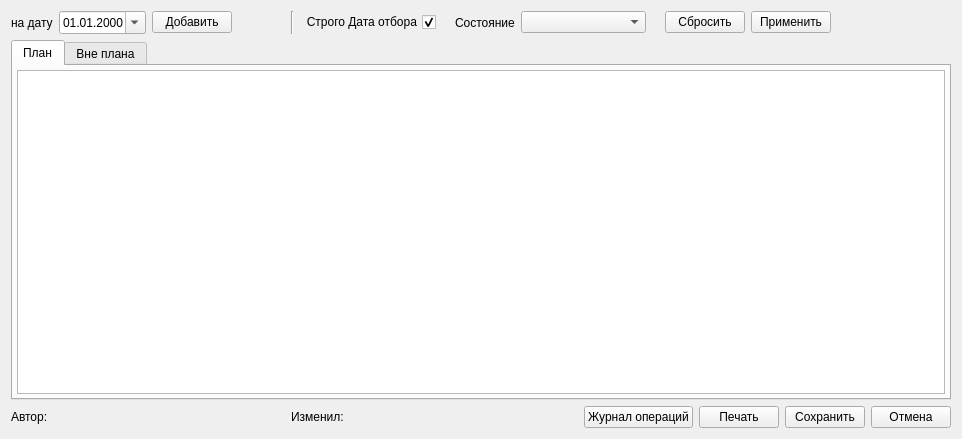
<?xml version="1.0" encoding="UTF-8"?>
<ui version="4.0">
 <class>PlanOperatingDayPage</class>
 <widget class="QWidget" name="PlanOperatingDayPage">
  <property name="geometry">
   <rect>
    <x>0</x>
    <y>0</y>
    <width>962</width>
    <height>439</height>
   </rect>
  </property>
  <property name="windowTitle">
   <string>План операционного дня</string>
  </property>
  <layout class="QGridLayout" name="gridLayout">
   <item row="0" column="0" colspan="2">
    <layout class="QHBoxLayout" name="horizontalLayout">
     <item>
      <widget class="QLabel" name="label">
       <property name="sizePolicy">
        <sizepolicy hsizetype="Fixed" vsizetype="Preferred">
         <horstretch>0</horstretch>
         <verstretch>0</verstretch>
        </sizepolicy>
       </property>
       <property name="text">
        <string>на дату</string>
       </property>
      </widget>
     </item>
     <item>
      <widget class="CDateEdit" name="edtOperatingPlanDate">
       <property name="sizePolicy">
        <sizepolicy hsizetype="Fixed" vsizetype="Fixed">
         <horstretch>0</horstretch>
         <verstretch>0</verstretch>
        </sizepolicy>
       </property>
       <property name="displayFormat">
        <string>dd.MM.yyyy</string>
       </property>
       <property name="calendarPopup">
        <bool>true</bool>
       </property>
      </widget>
     </item>
     <item>
      <widget class="QPushButton" name="btnAddRecords">
       <property name="text">
        <string>Добавить</string>
       </property>
      </widget>
     </item>
     <item>
      <widget class="QLabel" name="lblOrgStructureName">
       <property name="text">
        <string/>
       </property>
      </widget>
     </item>
     <item>
      <spacer name="horizontalSpacer">
       <property name="orientation">
        <enum>Qt::Horizontal</enum>
       </property>
       <property name="sizeHint" stdset="0">
        <size>
         <width>40</width>
         <height>20</height>
        </size>
       </property>
      </spacer>
     </item>
    </layout>
   </item>
   <item row="0" column="2" colspan="7">
    <layout class="QHBoxLayout" name="horizontalLayout_2">
     <item>
      <widget class="Line" name="lblLine">
       <property name="orientation">
        <enum>Qt::Vertical</enum>
       </property>
      </widget>
     </item>
     <item>
      <widget class="QCheckBox" name="chkStrictDate">
       <property name="toolTip">
        <string>&lt;html&gt;&lt;head/&gt;&lt;body&gt;&lt;p&gt;Включен - строгое соответствие даты назначения действия дате отбора.&lt;/p&gt;&lt;p&gt;Выключен - дата назначения действия меньше или равна дате отбора.&lt;/p&gt;&lt;/body&gt;&lt;/html&gt;</string>
       </property>
       <property name="layoutDirection">
        <enum>Qt::RightToLeft</enum>
       </property>
       <property name="text">
        <string>Строго Дата отбора</string>
       </property>
       <property name="checked">
        <bool>true</bool>
       </property>
      </widget>
     </item>
     <item>
      <widget class="QLabel" name="lblFilter1">
       <property name="text">
        <string/>
       </property>
      </widget>
     </item>
     <item>
      <widget class="QLabel" name="lblActionStatus">
       <property name="text">
        <string>Состояние</string>
       </property>
      </widget>
     </item>
     <item>
      <widget class="CActionStatusComboBox" name="cmbActionStatus">
       <property name="minimumSize">
        <size>
         <width>125</width>
         <height>0</height>
        </size>
       </property>
       <property name="sizeAdjustPolicy">
        <enum>QComboBox::AdjustToMinimumContentsLength</enum>
       </property>
      </widget>
     </item>
     <item>
      <widget class="QLabel" name="lblFilter2">
       <property name="text">
        <string/>
       </property>
      </widget>
     </item>
     <item>
      <widget class="QPushButton" name="btnReset">
       <property name="text">
        <string>Сбросить</string>
       </property>
      </widget>
     </item>
     <item>
      <widget class="QPushButton" name="btnApply">
       <property name="text">
        <string>Применить</string>
       </property>
      </widget>
     </item>
     <item>
      <spacer name="horizontalSpacer_2">
       <property name="orientation">
        <enum>Qt::Horizontal</enum>
       </property>
       <property name="sizeHint" stdset="0">
        <size>
         <width>40</width>
         <height>20</height>
        </size>
       </property>
      </spacer>
     </item>
    </layout>
   </item>
   <item row="2" column="1">
    <widget class="QLabel" name="lblCreateDate">
     <property name="text">
      <string/>
     </property>
    </widget>
   </item>
   <item row="2" column="4">
    <spacer name="horizontalSpacer_3">
     <property name="orientation">
      <enum>Qt::Horizontal</enum>
     </property>
     <property name="sizeHint" stdset="0">
      <size>
       <width>40</width>
       <height>20</height>
      </size>
     </property>
    </spacer>
   </item>
   <item row="2" column="6">
    <widget class="CPrintButton" name="btnOperatingDayPrint">
     <property name="text">
      <string>Печать</string>
     </property>
    </widget>
   </item>
   <item row="2" column="2">
    <widget class="QLabel" name="lblModifyPerson">
     <property name="sizePolicy">
      <sizepolicy hsizetype="Fixed" vsizetype="Preferred">
       <horstretch>0</horstretch>
       <verstretch>0</verstretch>
      </sizepolicy>
     </property>
     <property name="text">
      <string>Изменил: </string>
     </property>
    </widget>
   </item>
   <item row="2" column="3">
    <widget class="QLabel" name="lblModifyDate">
     <property name="text">
      <string/>
     </property>
    </widget>
   </item>
   <item row="2" column="7">
    <widget class="QPushButton" name="btnSave">
     <property name="text">
      <string>Сохранить</string>
     </property>
    </widget>
   </item>
   <item row="1" column="0" colspan="9">
    <widget class="QTabWidget" name="tabWidget">
     <property name="currentIndex">
      <number>0</number>
     </property>
     <widget class="QWidget" name="tabPlanOperatingDay">
      <attribute name="title">
       <string>План</string>
      </attribute>
      <layout class="QGridLayout" name="gridLayout_2">
       <property name="margin">
        <number>4</number>
       </property>
       <property name="spacing">
        <number>4</number>
       </property>
       <item row="0" column="0">
        <widget class="CPlanOperatingDayInDocTableView" name="tblPlanOperatingDay"/>
       </item>
      </layout>
     </widget>
     <widget class="QWidget" name="tabOutsideOperatingDay">
      <attribute name="title">
       <string>Вне плана</string>
      </attribute>
      <layout class="QGridLayout" name="gridLayout_3">
       <property name="margin">
        <number>4</number>
       </property>
       <property name="spacing">
        <number>4</number>
       </property>
       <item row="0" column="0">
        <widget class="CPlanOperatingDayInDocTableView" name="tblOutsideOperatingDay"/>
       </item>
      </layout>
     </widget>
    </widget>
   </item>
   <item row="2" column="0">
    <widget class="QLabel" name="lblCreatePerson">
     <property name="sizePolicy">
      <sizepolicy hsizetype="Fixed" vsizetype="Preferred">
       <horstretch>0</horstretch>
       <verstretch>0</verstretch>
      </sizepolicy>
     </property>
     <property name="text">
      <string>Автор: </string>
     </property>
    </widget>
   </item>
   <item row="2" column="8">
    <widget class="QPushButton" name="btnClose">
     <property name="text">
      <string>Отмена</string>
     </property>
    </widget>
   </item>
   <item row="2" column="5">
    <widget class="QPushButton" name="btnSurgeryJournal">
     <property name="text">
      <string>Журнал операций</string>
     </property>
    </widget>
   </item>
  </layout>
 </widget>
 <customwidgets>
  <customwidget>
   <class>CDateEdit</class>
   <extends>QDateEdit</extends>
   <header>library/DateEdit.h</header>
  </customwidget>
  <customwidget>
   <class>CPlanOperatingDayInDocTableView</class>
   <extends>QTableView</extends>
   <header>HospitalBeds/PlanOperatingDayInDocTableView.h</header>
  </customwidget>
  <customwidget>
   <class>CPrintButton</class>
   <extends>QPushButton</extends>
   <header>library/PrintTemplates.h</header>
  </customwidget>
  <customwidget>
   <class>CActionStatusComboBox</class>
   <extends>QComboBox</extends>
   <header>Events/ActionStatus.h</header>
  </customwidget>
 </customwidgets>
 <tabstops>
  <tabstop>edtOperatingPlanDate</tabstop>
  <tabstop>tabWidget</tabstop>
  <tabstop>tblPlanOperatingDay</tabstop>
  <tabstop>btnAddRecords</tabstop>
  <tabstop>btnSurgeryJournal</tabstop>
  <tabstop>btnOperatingDayPrint</tabstop>
  <tabstop>btnSave</tabstop>
  <tabstop>btnClose</tabstop>
  <tabstop>tblOutsideOperatingDay</tabstop>
  <tabstop>chkStrictDate</tabstop>
  <tabstop>cmbActionStatus</tabstop>
  <tabstop>btnReset</tabstop>
  <tabstop>btnApply</tabstop>
 </tabstops>
 <resources/>
 <connections/>
</ui>
